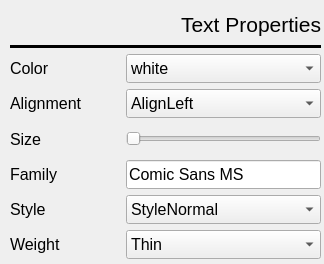
<?xml version="1.0" encoding="UTF-8"?>
<ui version="4.0">
 <class>TextPropertiesMenu</class>
 <widget class="QWidget" name="TextPropertiesMenu">
  <property name="geometry">
   <rect>
    <x>0</x>
    <y>0</y>
    <width>324</width>
    <height>264</height>
   </rect>
  </property>
  <property name="windowTitle">
   <string>Form</string>
  </property>
  <widget class="QWidget" name="layoutWidget">
   <property name="geometry">
    <rect>
     <x>10</x>
     <y>10</y>
     <width>311</width>
     <height>249</height>
    </rect>
   </property>
   <layout class="QVBoxLayout" name="verticalLayout">
    <item>
     <widget class="QLabel" name="label">
      <property name="font">
       <font>
        <pointsize>16</pointsize>
       </font>
      </property>
      <property name="text">
       <string>Text Properties</string>
      </property>
      <property name="alignment">
       <set>Qt::AlignRight|Qt::AlignTrailing|Qt::AlignVCenter</set>
      </property>
     </widget>
    </item>
    <item>
     <widget class="Line" name="line">
      <property name="frameShadow">
       <enum>QFrame::Plain</enum>
      </property>
      <property name="lineWidth">
       <number>3</number>
      </property>
      <property name="orientation">
       <enum>Qt::Horizontal</enum>
      </property>
     </widget>
    </item>
    <item>
     <layout class="QHBoxLayout" name="horizontalLayout">
      <item>
       <widget class="QLabel" name="label_2">
        <property name="sizePolicy">
         <sizepolicy hsizetype="Preferred" vsizetype="Preferred">
          <horstretch>0</horstretch>
          <verstretch>0</verstretch>
         </sizepolicy>
        </property>
        <property name="minimumSize">
         <size>
          <width>0</width>
          <height>0</height>
         </size>
        </property>
        <property name="maximumSize">
         <size>
          <width>110</width>
          <height>16777215</height>
         </size>
        </property>
        <property name="font">
         <font>
          <pointsize>12</pointsize>
         </font>
        </property>
        <property name="text">
         <string>Color</string>
        </property>
       </widget>
      </item>
      <item>
       <widget class="QComboBox" name="textColorBox">
        <property name="sizePolicy">
         <sizepolicy hsizetype="Minimum" vsizetype="Preferred">
          <horstretch>0</horstretch>
          <verstretch>0</verstretch>
         </sizepolicy>
        </property>
        <property name="minimumSize">
         <size>
          <width>100</width>
          <height>0</height>
         </size>
        </property>
        <property name="font">
         <font>
          <pointsize>12</pointsize>
         </font>
        </property>
        <item>
         <property name="text">
          <string>white</string>
         </property>
        </item>
        <item>
         <property name="text">
          <string>black</string>
         </property>
        </item>
        <item>
         <property name="text">
          <string>red</string>
         </property>
        </item>
        <item>
         <property name="text">
          <string>green</string>
         </property>
        </item>
        <item>
         <property name="text">
          <string>blue</string>
         </property>
        </item>
        <item>
         <property name="text">
          <string>cyan</string>
         </property>
        </item>
        <item>
         <property name="text">
          <string>magenta</string>
         </property>
        </item>
        <item>
         <property name="text">
          <string>yellow</string>
         </property>
        </item>
        <item>
         <property name="text">
          <string>gray</string>
         </property>
        </item>
       </widget>
      </item>
     </layout>
    </item>
    <item>
     <layout class="QHBoxLayout" name="horizontalLayout_2">
      <item>
       <widget class="QLabel" name="label_3">
        <property name="sizePolicy">
         <sizepolicy hsizetype="Preferred" vsizetype="Preferred">
          <horstretch>0</horstretch>
          <verstretch>0</verstretch>
         </sizepolicy>
        </property>
        <property name="minimumSize">
         <size>
          <width>0</width>
          <height>0</height>
         </size>
        </property>
        <property name="maximumSize">
         <size>
          <width>110</width>
          <height>16777215</height>
         </size>
        </property>
        <property name="font">
         <font>
          <pointsize>12</pointsize>
         </font>
        </property>
        <property name="text">
         <string>Alignment</string>
        </property>
       </widget>
      </item>
      <item>
       <widget class="QComboBox" name="textAlignmentBox">
        <property name="sizePolicy">
         <sizepolicy hsizetype="Minimum" vsizetype="Preferred">
          <horstretch>0</horstretch>
          <verstretch>0</verstretch>
         </sizepolicy>
        </property>
        <property name="minimumSize">
         <size>
          <width>100</width>
          <height>0</height>
         </size>
        </property>
        <property name="font">
         <font>
          <pointsize>12</pointsize>
         </font>
        </property>
        <item>
         <property name="text">
          <string>AlignLeft</string>
         </property>
        </item>
        <item>
         <property name="text">
          <string>AlignRight</string>
         </property>
        </item>
        <item>
         <property name="text">
          <string>AlignTop</string>
         </property>
        </item>
        <item>
         <property name="text">
          <string>AlignBottom</string>
         </property>
        </item>
        <item>
         <property name="text">
          <string>AlignCenter</string>
         </property>
        </item>
       </widget>
      </item>
     </layout>
    </item>
    <item>
     <layout class="QHBoxLayout" name="horizontalLayout_3">
      <item>
       <widget class="QLabel" name="label_4">
        <property name="sizePolicy">
         <sizepolicy hsizetype="Preferred" vsizetype="Preferred">
          <horstretch>0</horstretch>
          <verstretch>0</verstretch>
         </sizepolicy>
        </property>
        <property name="minimumSize">
         <size>
          <width>0</width>
          <height>0</height>
         </size>
        </property>
        <property name="maximumSize">
         <size>
          <width>110</width>
          <height>16777215</height>
         </size>
        </property>
        <property name="font">
         <font>
          <pointsize>12</pointsize>
         </font>
        </property>
        <property name="text">
         <string>Size</string>
        </property>
       </widget>
      </item>
      <item>
       <widget class="QSlider" name="textSizeSlider">
        <property name="sizePolicy">
         <sizepolicy hsizetype="Preferred" vsizetype="Preferred">
          <horstretch>0</horstretch>
          <verstretch>0</verstretch>
         </sizepolicy>
        </property>
        <property name="minimumSize">
         <size>
          <width>0</width>
          <height>0</height>
         </size>
        </property>
        <property name="minimum">
         <number>1</number>
        </property>
        <property name="maximum">
         <number>10</number>
        </property>
        <property name="orientation">
         <enum>Qt::Horizontal</enum>
        </property>
       </widget>
      </item>
     </layout>
    </item>
    <item>
     <layout class="QHBoxLayout" name="horizontalLayout_4">
      <item>
       <widget class="QLabel" name="label_5">
        <property name="sizePolicy">
         <sizepolicy hsizetype="Preferred" vsizetype="Preferred">
          <horstretch>0</horstretch>
          <verstretch>0</verstretch>
         </sizepolicy>
        </property>
        <property name="minimumSize">
         <size>
          <width>0</width>
          <height>0</height>
         </size>
        </property>
        <property name="maximumSize">
         <size>
          <width>110</width>
          <height>16777215</height>
         </size>
        </property>
        <property name="font">
         <font>
          <pointsize>12</pointsize>
         </font>
        </property>
        <property name="text">
         <string>Family</string>
        </property>
       </widget>
      </item>
      <item>
       <widget class="QLineEdit" name="textFamilyEdit">
        <property name="sizePolicy">
         <sizepolicy hsizetype="Preferred" vsizetype="Preferred">
          <horstretch>0</horstretch>
          <verstretch>0</verstretch>
         </sizepolicy>
        </property>
        <property name="minimumSize">
         <size>
          <width>0</width>
          <height>0</height>
         </size>
        </property>
        <property name="font">
         <font>
          <pointsize>12</pointsize>
         </font>
        </property>
        <property name="text">
         <string>Comic Sans MS</string>
        </property>
       </widget>
      </item>
     </layout>
    </item>
    <item>
     <layout class="QHBoxLayout" name="horizontalLayout_5">
      <item>
       <widget class="QLabel" name="label_6">
        <property name="sizePolicy">
         <sizepolicy hsizetype="Preferred" vsizetype="Preferred">
          <horstretch>0</horstretch>
          <verstretch>0</verstretch>
         </sizepolicy>
        </property>
        <property name="minimumSize">
         <size>
          <width>0</width>
          <height>0</height>
         </size>
        </property>
        <property name="maximumSize">
         <size>
          <width>110</width>
          <height>16777215</height>
         </size>
        </property>
        <property name="font">
         <font>
          <pointsize>12</pointsize>
         </font>
        </property>
        <property name="text">
         <string>Style</string>
        </property>
       </widget>
      </item>
      <item>
       <widget class="QComboBox" name="textStyleBox">
        <property name="sizePolicy">
         <sizepolicy hsizetype="Minimum" vsizetype="Preferred">
          <horstretch>0</horstretch>
          <verstretch>0</verstretch>
         </sizepolicy>
        </property>
        <property name="minimumSize">
         <size>
          <width>100</width>
          <height>0</height>
         </size>
        </property>
        <property name="font">
         <font>
          <pointsize>12</pointsize>
         </font>
        </property>
        <item>
         <property name="text">
          <string>StyleNormal</string>
         </property>
        </item>
        <item>
         <property name="text">
          <string>StyleItalic</string>
         </property>
        </item>
        <item>
         <property name="text">
          <string>StyleOblique</string>
         </property>
        </item>
       </widget>
      </item>
     </layout>
    </item>
    <item>
     <layout class="QHBoxLayout" name="horizontalLayout_6">
      <item>
       <widget class="QLabel" name="label_7">
        <property name="sizePolicy">
         <sizepolicy hsizetype="Preferred" vsizetype="Preferred">
          <horstretch>0</horstretch>
          <verstretch>0</verstretch>
         </sizepolicy>
        </property>
        <property name="minimumSize">
         <size>
          <width>0</width>
          <height>0</height>
         </size>
        </property>
        <property name="maximumSize">
         <size>
          <width>110</width>
          <height>16777215</height>
         </size>
        </property>
        <property name="font">
         <font>
          <pointsize>12</pointsize>
         </font>
        </property>
        <property name="text">
         <string>Weight</string>
        </property>
       </widget>
      </item>
      <item>
       <widget class="QComboBox" name="textWeightBox">
        <property name="sizePolicy">
         <sizepolicy hsizetype="Minimum" vsizetype="Preferred">
          <horstretch>0</horstretch>
          <verstretch>0</verstretch>
         </sizepolicy>
        </property>
        <property name="minimumSize">
         <size>
          <width>100</width>
          <height>0</height>
         </size>
        </property>
        <property name="font">
         <font>
          <pointsize>12</pointsize>
         </font>
        </property>
        <item>
         <property name="text">
          <string>Thin</string>
         </property>
        </item>
        <item>
         <property name="text">
          <string>Light</string>
         </property>
        </item>
        <item>
         <property name="text">
          <string>Normal</string>
         </property>
        </item>
        <item>
         <property name="text">
          <string>Bold</string>
         </property>
        </item>
       </widget>
      </item>
     </layout>
    </item>
   </layout>
  </widget>
 </widget>
 <resources/>
 <connections/>
</ui>
